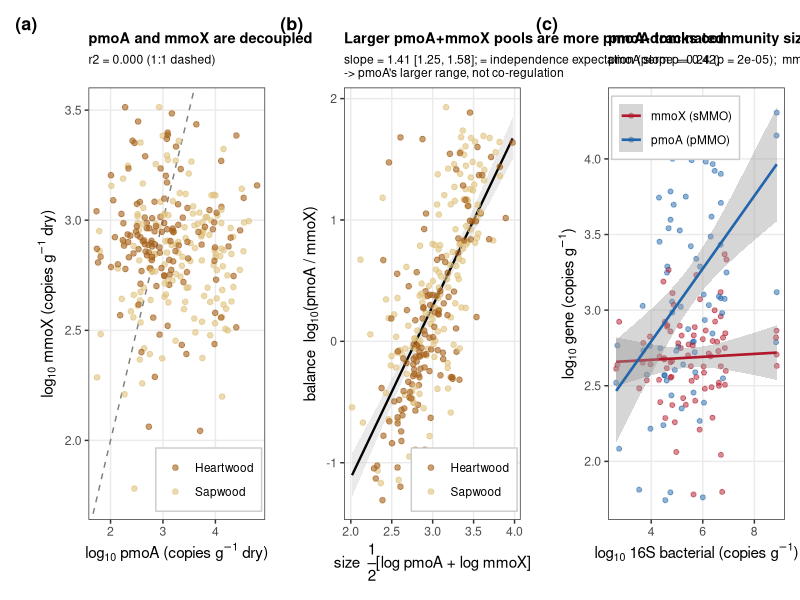

Write the R code that produced this figure.
# ==============================================================================
# REVISION — S10 rebuilt: pmoA/mmoX composition & scaling (wood, copies/g).
# (a) decoupling: pmoA vs mmoX (1:1 line) — the two genes do not co-vary.
# (b) composition: balance log(pmoA/mmoX) vs size 1/2[log pmoA + log mmoX]
#     (GEOMETRIC-mean size, not arithmetic sum, so x isn't a pmoA proxy).
#     Larger combined pmoA+mmoX pools are more pmoA-dominated. Slope tested with a
#     5000x independence permutation: matches the independence expectation, i.e.
#     the shift reflects pmoA's larger dynamic range (mmoX = fixed low background),
#     NOT coordinated co-regulation.
# (c) scaling: pmoA & mmoX vs total 16S (independent axis) — pmoA tracks community
#     abundance, mmoX is flat; the flat mmoX line also controls for shared yield.
# Units: copies/g dry wood; results unit-invariant (sample-mass CV = 3%).
# Absolute axes subject to pending x10 (DILUTION_10X); ratios/slopes are not.
# NEW file; original S10 generator untouched.
# Output: revision/outputs/figS10_final.png
# ==============================================================================
suppressPackageStartupMessages({ library(tidyverse); library(patchwork) })
out <- "revision/outputs"; dir.create(out, showWarnings = FALSE, recursive = TRUE)
E <- 75; DILUTION_10X <- 1
COMP <- c(Heartwood = "#a6611a", Sapwood = "#dfc27d")
GENE <- c("pmoA (pMMO)" = "#2166ac", "mmoX (sMMO)" = "#b2182b")

d0 <- read.csv("data/compiled/ddpcr_gene_abundances.csv") %>%
  filter(analysis_type == "loose", target_gene %in% c("pmoa", "mmox", "16s_bact"))
meta <- d0 %>% group_by(sample_id) %>%
  summarise(material = first(material), core_type = first(core_type), mass = first(sample_mass_mg), .groups = "drop")
w <- d0 %>% select(sample_id, target_gene, conc = concentration_copies_per_uL, pos = positives) %>%
  pivot_wider(names_from = target_gene, values_from = c(conc, pos)) %>% left_join(meta, by = "sample_id") %>%
  filter(material == "Wood", !is.na(mass), mass > 0, pos_pmoa > 0, pos_mmox > 0) %>%  # complete cases
  mutate(comp = factor(recode(core_type, Inner = "Heartwood", Outer = "Sapwood"), levels = names(COMP)),
         cg   = E / (mass/1000) * DILUTION_10X,
         lp = log10(conc_pmoa*cg), lm = log10(conc_mmox*cg),
         size = 0.5*(lp + lm), bal = lp - lm)

# permutation null for panel (b)
set.seed(1); fitb <- lm(bal ~ size, w); obs <- coef(fitb)[2]; ci <- confint(fitb)[2,]
nullb <- replicate(5000, { p <- sample(w$lp); m <- sample(w$lm); coef(lm((p-m) ~ I(0.5*(p+m))))[2] })
permp <- mean(nullb >= obs)

th <- theme_bw(base_size = 11) +
  theme(plot.title = element_text(size = 10.5, face = "bold"), plot.subtitle = element_text(size = 8.7),
        legend.position = c(0.98, 0.02), legend.justification = c(1, 0),
        legend.background = element_rect(fill = "white", color = "grey80"),
        legend.text = element_text(size = 8.5), panel.grid.minor = element_blank())

# ---- (a) decoupling ----------------------------------------------------------
pa <- ggplot(w, aes(lp, lm, color = comp)) +
  geom_abline(slope = 1, intercept = 0, linetype = "dashed", color = "grey50") +
  geom_point(alpha = 0.6, size = 1.6) +
  scale_color_manual(values = COMP, name = NULL) +
  labs(x = expression(log[10]~pmoA~"(copies g"^-1*" dry)"), y = expression(log[10]~mmoX~"(copies g"^-1*" dry)"),
       title = "pmoA and mmoX are decoupled",
       subtitle = sprintf("r2 = %.3f (1:1 dashed)", cor(w$lp, w$lm)^2)) + th

# ---- (b) composition vs size -------------------------------------------------
pb <- ggplot(w, aes(size, bal)) +
  geom_smooth(method = "lm", formula = y~x, color = "black", fill = "grey80", linewidth = 0.8) +
  geom_point(aes(color = comp), alpha = 0.6, size = 1.6) +
  scale_color_manual(values = COMP, name = NULL) +
  labs(x = expression("size  "*frac(1,2)*"[log pmoA + log mmoX]"), y = expression("balance  log"[10]*"(pmoA / mmoX)"),
       title = "Larger pmoA+mmoX pools are more pmoA-dominated",
       subtitle = sprintf("slope = %.2f [%.2f, %.2f]; = independence expectation (perm p = %.2f)\n-> pmoA's larger range, not co-regulation", obs, ci[1], ci[2], permp)) + th

# ---- (c) scaling vs independent 16S ------------------------------------------
wc <- w %>% filter(pos_16s_bact > 0, !is.na(conc_16s_bact)) %>% mutate(g16 = log10(conc_16s_bact*cg))
sp <- coef(lm(lp ~ g16, wc)); pp <- summary(lm(lp ~ g16, wc))$coef[2,4]
sm <- coef(lm(lm ~ g16, wc)); pm <- summary(lm(lm ~ g16, wc))$coef[2,4]
long <- wc %>% transmute(g16, `pmoA (pMMO)` = lp, `mmoX (sMMO)` = lm) %>%
  pivot_longer(-g16, names_to = "gene", values_to = "val")
pc <- ggplot(long, aes(g16, val, color = gene)) +
  geom_point(alpha = 0.5, size = 1.4) +
  geom_smooth(method = "lm", formula = y~x, se = TRUE, linewidth = 0.9) +
  scale_color_manual(values = GENE, name = NULL) +
  labs(x = expression(log[10]~"16S bacterial (copies g"^-1*")"), y = expression(log[10]~"gene (copies g"^-1*")"),
       title = "pmoA tracks community size; mmoX is flat",
       subtitle = sprintf("pmoA slope = %.2f (p = %.0e);  mmoX slope = %.2f (p = %.2f)", sp[2], pp, sm[2], pm)) +
  th + theme(legend.position = c(0.02, 0.98), legend.justification = c(0, 1))

fig <- (pa | pb | pc) +
  plot_annotation(tag_levels = "a", tag_prefix = "(", tag_suffix = ")") &
  theme(plot.tag = element_text(face = "bold", size = 13))
ggsave(file.path(out, "figS10_final.png"), fig, width = 15, height = 5, dpi = 300, bg = "white")
cat(sprintf("(b) slope=%.2f [%.2f,%.2f] perm_p=%.2f | (c) pmoA=%.2f mmoX=%.2f | n(a/b)=%d n(c)=%d\n",
            obs, ci[1], ci[2], permp, sp[2], sm[2], nrow(w), nrow(wc)))
cat("Wrote figS10_final.png\n")
